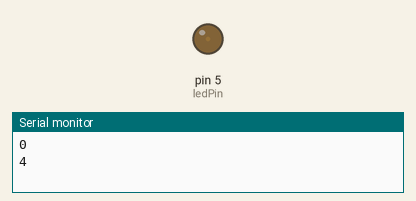
Simulated run of this sketch. Board: Arduino Uno, built with avr-gcc and run on an emulated ATmega328P. On the bench: output pins drawn as LEDs (lit = HIGH), the last lines printed to the serial monitor.

Above: at 0.05 s.
At 1.1 s:
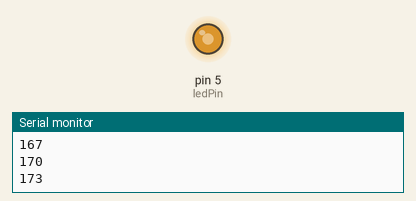
At 2.15 s:
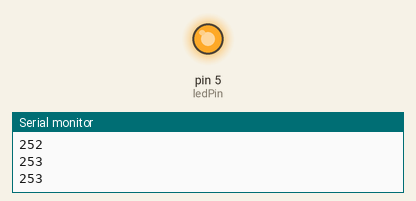
At 4.25 s:
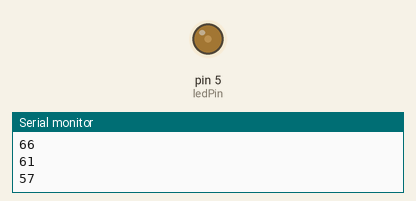
Timing chart, 0 to 5.9 s (numbered marks = the images above):
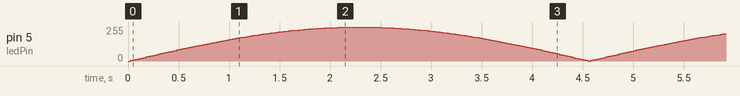

The sketch:

led-sin.ino
```cpp
int ledPin = 5;
    float sinVal;
    int ledVal;
    void setup() {
      Serial.begin(9600);
      pinMode(ledPin, OUTPUT);
}
    void loop() {
      for (int x=0; x<180; x++) {
        // convert degrees to radians
        // then obtain sin value
        sinVal = (sin(x*(3.1412/180)));
        ledVal = int(sinVal*255);
        analogWrite(ledPin, ledVal);
        Serial.println(ledVal);
        delay(25);
} }
```
